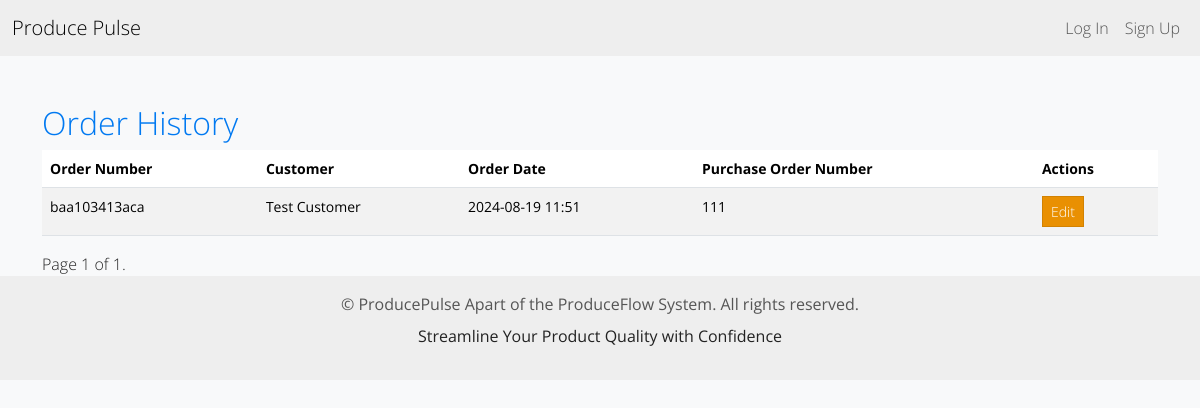
The page /order-history/ on the database as committed earlier.
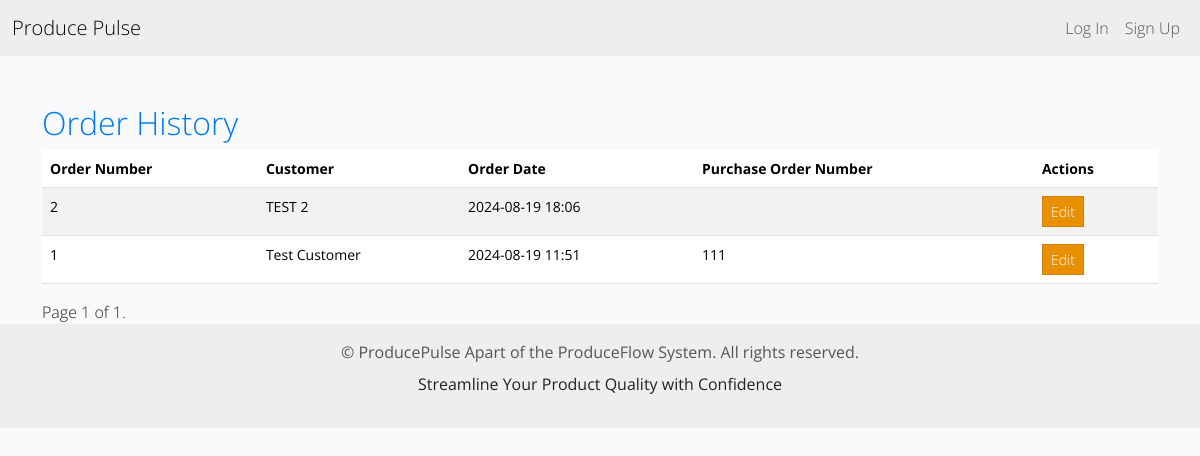
The same page on the database as committed later.
### inventory/models.py (models this page shows, shortened)
class Order(models.Model):
    order_number = models.PositiveIntegerField(unique=True, editable=False)
    order_customer = models.ForeignKey(OrderCustomer, on_delete=models.CASCADE)
    created_by = models.ForeignKey(User, on_delete=models.CASCADE)
    purchase_order_number = models.CharField(max_length=20, blank=True)
    created_at = models.DateTimeField(auto_now_add=True)

class OrderCustomer(models.Model):
    name = models.CharField(max_length=255)
    address = models.CharField(max_length=255, blank=True)
    phone_number = models.CharField(max_length=20, blank=True)
    delivery_address = models.CharField(max_length=255, blank=True)

### inventory/views.py (the view)
# urls.py: path('order-history/', order_history, name='order_history'),
def order_history(request):
    orders_list = Order.objects.all().order_by('-created_at')
    paginator = Paginator(orders_list, 10)  # Show 10 orders per page
    page_number = request.GET.get('page')
    orders = paginator.get_page(page_number)
    context = {
        'orders': orders
    }
    return render(request, 'inventory/order_history.html', context)

### inventory/templates/inventory/order_history.html (shortened to what this page needs)
{% extends 'inventory/base.html' %}
{% block content %}
<div class="container mt-5">
    <h2>Order History</h2>
    <table class="table table-striped">
        <thead>
            <tr>
                <th>Order Number</th>
                <th>Customer</th>
                <th>Order Date</th>
                <th>Purchase Order Number</th>
                <th>Actions</th>
            </tr>
        </thead>
        <tbody>
            {% for order in orders %}
            <tr>
                <td>{{ order.order_number }}</td>
                <td>{{ order.order_customer.name }}</td>
                <td>{{ order.created_at|date:"Y-m-d H:i" }}</td>
                <td>{{ order.purchase_order_number }}</td>
                <td>
                    <a href="{% url 'order_edit' order.id %}" class="btn btn-warning btn-sm">Edit</a>
                </td>
            </tr>
            {% endfor %}
        </tbody>
    </table>
    <div class="pagination">
        <span class="step-links">
            <span class="current">
                Page {{ orders.number }} of {{ orders.paginator.num_pages }}.
            </span>
        </span>
    </div>
</div>
{% endblock content %}

Rows that differ between the two databases and show on the page:
added Order: order_number "2", order_customer.name "TEST 2", created_at "2024-08-19 18:06"
changed Order "Test Customer": order_number "baa103413aca" → "1"
